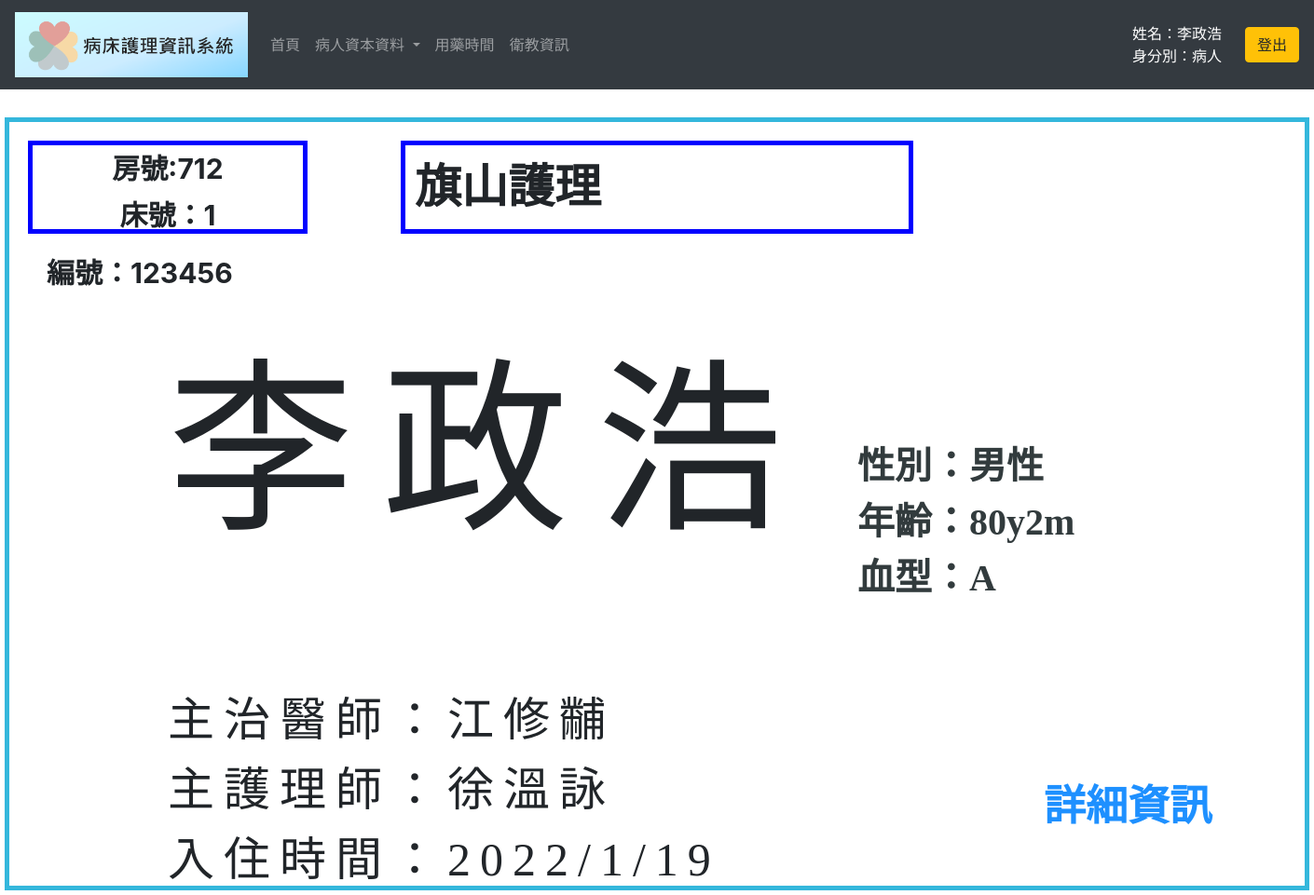
The page /patient_bed_card.php (signed in) on the database its author committed.
### tables this page shows
CREATE TABLE `patient_admission_info` (
  `id_number` varchar(255) NOT NULL,
  `ward_no` int(11) DEFAULT NULL,
  `r1` varchar(255) DEFAULT NULL,
  `bed_no` int(11) DEFAULT NULL,
  `r2` varchar(255) DEFAULT NULL,
  `phone_no` varchar(255) DEFAULT NULL,
  `r3` varchar(255) DEFAULT NULL,
  `address` varchar(255) DEFAULT NULL,
  `r4` varchar(255) DEFAULT NULL,
  `emergency_contact` varchar(255) DEFAULT NULL,
  `r5` varchar(255) DEFAULT NULL,
  `emergency_contact_no` varchar(255) DEFAULT NULL,
  `r6` varchar(255) DEFAULT NULL,
  `hospitalization_date` varchar(255) DEFAULT NULL,
  `r7` varchar(255) DEFAULT NULL,
  `observation_time` varchar(255) DEFAULT NULL,
  `r8` varchar(255) DEFAULT NULL,
  `attending_physician` varchar(255) DEFAULT NULL,
  `r9` varchar(255) DEFAULT NULL,
  `nurse` varchar(255) DEFAULT NULL,
  `r10` varchar(255) DEFAULT NULL,
  `current_condition` varchar(255) DEFAULT NULL,
  `r11` varchar(255) DEFAULT NULL,
  `transaction_info` varchar(255) DEFAULT NULL
);

CREATE TABLE `patient_basic_info` (
  `id_number` varchar(255) NOT NULL,
  `r1` varchar(255) DEFAULT NULL,
  `chart_no` varchar(255) DEFAULT NULL,
  `r2` varchar(255) DEFAULT NULL,
  `m_name` varchar(255) DEFAULT NULL,
  `r3` varchar(255) DEFAULT NULL,
  `gender` varchar(255) DEFAULT NULL,
  `r4` varchar(255) DEFAULT NULL,
  `birth_date` varchar(255) DEFAULT NULL,
  `r5` varchar(255) DEFAULT NULL,
  `blood` varchar(255) DEFAULT NULL,
  `r6` varchar(255) DEFAULT NULL,
  `rh` varchar(255) DEFAULT NULL,
  `r7` varchar(255) DEFAULT NULL,
  `major_illness` varchar(255) DEFAULT NULL,
  `r8` varchar(255) DEFAULT NULL,
  `allergies` varchar(255) DEFAULT NULL,
  `r9` varchar(255) DEFAULT NULL
);

### patient_bed_card.php (the view, shortened to what this page needs)
<?php
    $conn = new PDO("mysql:host=localhost;dbname=access_test", "root", "");
    $stmt = $conn ->prepare("SELECT ward_no FROM patient_admission_info WHERE id_number='".$_SESSION['id_number']."'");
    $stmt-> execute();
    $ward_no = $stmt->fetchAll()[0][0];
    $stmt = $conn ->prepare("SELECT bed_no FROM patient_admission_info WHERE id_number='".$_SESSION['id_number']."'");
    $stmt-> execute();
    $bed_no = $stmt->fetchAll()[0][0];
    $stmt = $conn ->prepare("SELECT chart_no FROM patient_basic_info WHERE id_number='".$_SESSION['id_number']."'");
    $stmt-> execute();
    $chart_no = $stmt->fetchAll()[0][0];
    $stmt = $conn ->prepare("SELECT gender FROM patient_basic_info WHERE id_number='".$_SESSION['id_number']."'");
    $stmt-> execute();
    $gender = $stmt->fetchAll()[0][0];
    $stmt = $conn ->prepare("SELECT blood FROM patient_basic_info WHERE id_number='".$_SESSION['id_number']."'");
    $stmt-> execute();
    $blood = $stmt->fetchAll()[0][0];
    $stmt = $conn ->prepare("SELECT attending_physician FROM patient_admission_info WHERE id_number='".$_SESSION['id_number']."'");
    $stmt-> execute();
    $physician = $stmt->fetchAll()[0][0];
    $stmt = $conn ->prepare("SELECT nurse FROM patient_admission_info WHERE id_number='".$_SESSION['id_number']."'");
    $stmt-> execute();
    $nurse = $stmt->fetchAll()[0][0];
    $stmt = $conn ->prepare("SELECT hospitalization_date FROM patient_admission_info WHERE id_number='".$_SESSION['id_number']."'");
    $stmt-> execute();
    $date = $stmt->fetchAll()[0][0];
?>
<!DOCTYPE html>
<html>
<head>
    <link rel="stylesheet" href="https://cdn.jsdelivr.net/npm/bootstrap@4.6.1/dist/css/bootstrap.min.css">
</head>
<body>
<nav class="navbar navbar-expand-sm bg-dark navbar-dark static-top" style="margin-bottom: 30px;">
    <a class="navbar-brand" href="patient_main.php">
      <img src="./images/topic.png" alt="logo" style="width:250px;">
    </a>
    <ul class="navbar-nav mr-auto">
      <li class="nav-item">
        <a class="nav-link" href="patient_main.php">首頁</a>
      </li>
      <li class="nav-item dropdown">
        <a class="nav-link dropdown-toggle" href="#" id="navbardrop" data-toggle="dropdown">
          病人資本資料
        </a>
      </li>
      <li class="nav-item">
        <a class="nav-link" href="patient_med_time.php">用藥時間</a>
      </li>
      <li class="nav-item">
        <a class="nav-link" href="patient_health_education.php">衛教資訊</a>
      </li>
    </ul>
    <div style="margin-right:10px ;text-align:right; color:white;" class="col-xs-12 col-md-2">
      <?php
        $name = $_SESSION["name"];
        $identity = $_SESSION["identity"];
        echo "姓名：" . $name . "<br>身分別：" . $identity ;
      ?>
    </div>
    <form  id="login" method="POST" action="logout.php">
      <input class="btn btn-warning" type="submit" value="登出">
    </form>
  </nav>
<div style="position:relative; width: 1400px;0px; height: 830px; border:5px rgb(52, 183, 220) solid;padding: 20px; margin: 0 auto;">
        <div id="bed">房號:<?php echo $ward_no;?><br>床號：<?php echo $bed_no;?></div>
        <div class="locate"><p1>旗山護理</p1><p2><iframe href="#" src="https://www.zeitverschiebung.net/clock-widget-iframe-v2?language=en&size=small&timezone=Asia%2FTaipei" width="100%" height="90" frameborder="0" seamless></iframe> </p2></div>
        <div style="margin: 20px;font-size: 30px; font-weight:bold;">編號：<?php echo $chart_no;?></div>
        <div class="info1"><p1><?php echo $name?></p1><p2>性別：<?php echo $gender;?><br>年齡：80y2m<br>血型：<?php echo $blood;?></p2></div>
        <div class="info2">
            主治醫師：<?php echo $physician;?><br>
            主護理師：<?php echo $nurse;?><br>
            入住時間：<?php echo $date;?>
        </div>
        <div id="qrcode" style="float:right; position: absolute; bottom: 50px; right: 100px;">
            <p style="color:dodgerblue; font-size: 45px; margin-bottom: 0;font-weight:bold;font-family:微軟正黑體;">詳細資訊</p>
        </div>
    </div>
</body>
</html>

### patient_bed_card.php (style rules this page uses)
#bed { width: 300px; height: 100px; border: 5px solid blue; text-align:center; line-height:50px; position:absolute; font-size: 30px; font-weight:bold; }
.locate { width: 550px; height: 100px; border: 5px solid blue; padding-left: 10px; margin:0px auto; }
.locate p1 { float:left; margin-right:10px; text-align:center; line-height:90px; font-size: 50px; font-family:標楷體; font-weight:bold; }
.locate p2 { float:right; margin-right:10px; text-align:center; line-height:50px; font-size: 30px; font-family:標楷體; font-weight:bold; }
.info1 { width: 700px; height: 300px; margin-left:150px; }
.info1 p1 { float:left; font-size: 200px; font-family:標楷體; letter-spacing: 30px; }
.info1 p2 { margin-left: 50px; float:left; color: rgb(50, 59, 61); font-size: 40px; font-weight:bold; font-family:微軟正黑體; position: absolute; bottom: 300px; }
.info2 { margin-left:150px; margin-top: 100px; width: 800px; height: 100px; font-size: 50px; font-family:標楷體; letter-spacing: 10px; }

### rows shown on the page
patient_admission_info: ward_no "712", bed_no "1", attending_physician "江修黼", nurse "徐溫詠", hospitalization_date "2022/1/19"
patient_basic_info: chart_no "123456", gender "男性", blood "A"

### other values the page prints
$name "李政浩"
$identity "病人"
